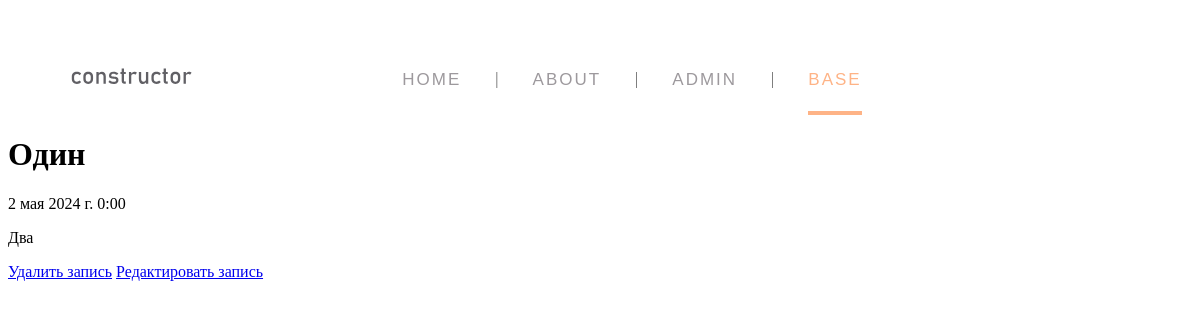
/base/4, run on the app's committed database.
### base/models.py (models this page shows, shortened)
class Constructor(models.Model):
    title = models.CharField('Название', max_length=50, default='')
    full_text = models.TextField('Полный текст')
    date = models.DateTimeField('Дата публикации')
    class Meta:
        verbose_name = 'Конструктор'
        verbose_name_plural = 'Конструкторы'

### base/views.py (the view)
# urls.py: path('<int:pk>', views.BaseDetailView.as_view(), name='base_detail'),
class BaseDetailView(DetailView):
    model = Constructor
    template_name = 'base/detail_view.html'
    context_object_name = 'model_chair'

### base/templates/base/detail_view.html (shortened to what this page needs)
{% extends 'main_site/pattern.html' %}
{% block base %}current{% endblock %}
{% block content %}
    <div class="sec">
        <h1>{{model_chair.title}}</h1>
        <p>{{model_chair.date}}</p>
        <p>{{model_chair.full_text}}</p>
        <a href="{% url 'base_delete' model_chair.id %}">Удалить запись</a>
        <a href="{% url 'base_update' model_chair.id %}">Редактировать запись</a>
    </div>
{% endblock %}

### data on the page
Constructor: title "Один", date "2 мая 2024 г. 0:00", full_text "Два"
